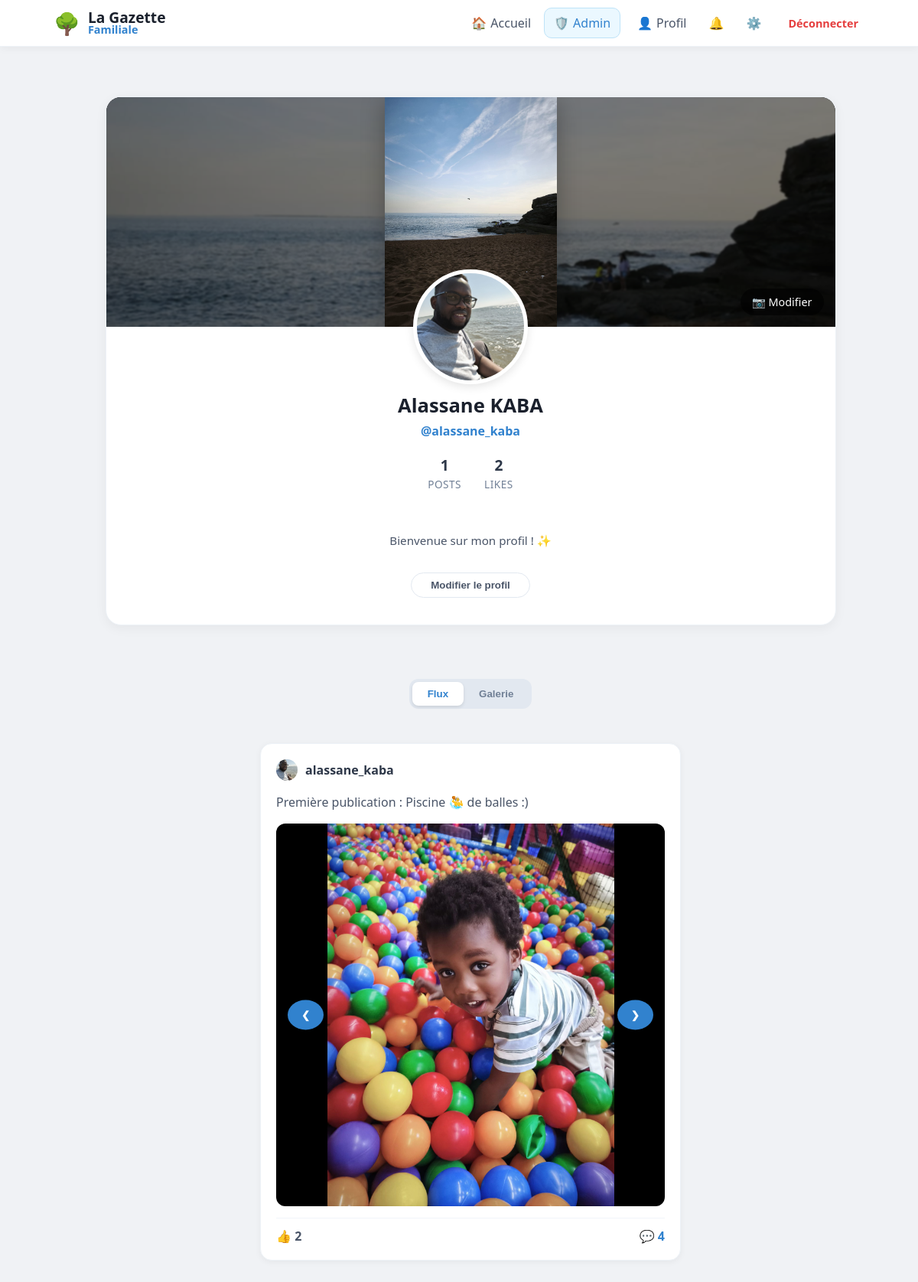
Screenshot of /user/alassane_kaba (signed in) with the database file from the repository.
### tables this page shows
CREATE TABLE users (
                id INTEGER PRIMARY KEY AUTOINCREMENT, 
                email TEXT UNIQUE, 
                firstname TEXT, 
                lastname TEXT, 
                username TEXT UNIQUE, 
                password TEXT, 
                avatar TEXT,
                cover TEXT,
                bio TEXT,
                is_approved INTEGER DEFAULT 0,
                is_admin INTEGER DEFAULT 0
            );

CREATE TABLE posts (
                id INTEGER PRIMARY KEY AUTOINCREMENT, 
                username TEXT, 
                content TEXT, 
                likes INTEGER DEFAULT 0, 
                image TEXT,
                created_at DATETIME DEFAULT CURRENT_TIMESTAMP
            );

CREATE TABLE post_medias (
                        id INTEGER PRIMARY KEY AUTOINCREMENT,
                        post_id INTEGER,
                        filename TEXT,
                        file_type TEXT, -- 'image' ou 'video'
                        FOREIGN KEY (post_id) REFERENCES posts (id) ON DELETE CASCADE
                    );

### app.py (the view)
@app.route("/user/<username>")
@login_required
def profile(username):
    with get_db() as db:
        user_info = db.execute("SELECT * FROM users WHERE username = ?", (username,)).fetchone()
        if not user_info:
            flash("Utilisateur introuvable", "danger")
            return redirect(url_for('home'))
        posts_query = db.execute("""
            SELECT posts.*, users.avatar AS user_avatar,
                (SELECT COUNT(*) FROM reactions WHERE post_id=posts.id AND type='thumb') as thumbs,
                (SELECT COUNT(*) FROM reactions WHERE post_id=posts.id AND type='heart') as hearts
            FROM posts
            JOIN users ON posts.username = users.username
            WHERE posts.username=?
            ORDER BY posts.id DESC
        """, (username,)).fetchall()
        posts = [dict(row) for row in posts_query]
        for post in posts:
            medias = db.execute("SELECT filename, file_type FROM post_medias WHERE post_id = ?",
                                (post['id'],)).fetchall()
            post['medias'] = [dict(m) for m in medias]
            comments = db.execute("""
                SELECT comments.*, users.avatar AS user_avatar
                FROM comments
                JOIN users ON comments.username = users.username
                WHERE post_id = ?
                ORDER BY created_at ASC
            """, (post['id'],)).fetchall()
            post['comments'] = [dict(c) for c in comments]
        posts_count = len(posts)
        total_reactions = sum((p['thumbs'] or 0) + (p['hearts'] or 0) for p in posts)
    return render_template(
        "profile.html",
        posts=posts,
        user=user_info,
        posts_count=posts_count,
        likes_received=total_reactions
    )

### app.py (called while the page is built)
def get_db():
    db = sqlite3.connect("database.db")
    db.row_factory = sqlite3.Row
    return db

def login_required(f):
    @wraps(f)
    def decorated_function(*args, **kwargs):
        if "user" not in session:
            flash("Veuillez vous connecter pour accéder à cette page.", "info")
            return redirect("/login")
        return f(*args, **kwargs)
    return decorated_function

@app.context_processor
def inject_global_stats():
    stats = {'total_users': 0, 'total_posts': 0}
    if session.get('user'):
        db = get_db()
        u_count = db.execute("SELECT COUNT(*) FROM users WHERE is_approved = 1").fetchone()[0]
        p_count = db.execute("SELECT COUNT(*) FROM posts").fetchone()[0]
        stats = {'total_users': u_count, 'total_posts': p_count}
    return stats

@app.context_processor
def inject_pending_count():
    if session.get('is_admin'):
        db = get_db()
        count = db.execute("SELECT COUNT(*) as total FROM users WHERE is_approved = 0").fetchone()
        return {'pending_count': count['total']}
    return {'pending_count': 0}

@app.context_processor
def inject_notifications_count():
    if session.get('user'):
        db = get_db()
        count = db.execute("SELECT COUNT(*) FROM notifications WHERE username = ? AND is_read = 0",
                           (session['user'],)).fetchone()[0]
        return {'unread_count': count}
    return {'unread_count': 0}

### templates/profile.html (shortened to what this page needs)
{% extends "base.html" %}
{% block content %}
<div class="main-container">
    <div class="profile-header-card">
        <div class="cover-wrapper">
            <div class="cover-main-img"></div>
            {% if session['user'] == user.username %}
                <label for="cover-upload" style="position: absolute; bottom: 15px; right: 15px; background: rgba(0,0,0,0.6); color: white; padding: 8px 15px; border-radius: 20px; cursor: pointer; z-index: 10; font-size: 0.9em;">📷 Modifier</label>
            {% endif %}
        </div>
        <div style="text-align: center; padding-bottom: 25px;">
            <div class="avatar-container">
                <img src="{{ url_for('static', filename='avatars/' + (user.avatar if user.avatar else 'default.png')) }}" class="profile-avatar-img">
            </div>
            <h2 style="margin: 0; font-size: 1.6em; color: #1a202c;">{{ user.firstname }} {{ user.lastname }}</h2>
            <p style="margin: 5px 0 15px 0; color: #3182ce; font-weight: 600;">@{{ user.username }}</p>
            <div class="profile-stats">
                <div class="stat-box">
                    <span class="stat-value">{{ posts|length }}</span>
                    <span class="stat-label">Posts</span>
                </div>
                <div class="stat-box">
                    <span class="stat-value">
                        {% set total_likes = namespace(value=0) %}
                        {% for post in posts %}{% set total_likes.value = total_likes.value + (post.thumbs|int) %}{% endfor %}
                        {{ total_likes.value }}
                    </span>
                    <span class="stat-label">Likes</span>
                </div>
            </div>
            <div class="profile-bio">
                {% if user.bio %}
                    {{ user.bio }}
                {% else %}
                    Bienvenue sur mon profil ! ✨
                {% endif %}
            </div>
            {% if session['user'] == user.username %}
                <button class="edit-profile-btn" onclick="openModal()">Modifier le profil</button>
            {% endif %}
        </div>
    </div>
    <div class="nav-container">
        <div class="modern-nav">
            <button onclick="switchView('feed')" id="btn-feed" class="nav-item-btn active">Flux</button>
            <button onclick="switchView('grid')" id="btn-grid" class="nav-item-btn">Galerie</button>
        </div>
    </div>
    <div style="grid-column: 1 / -1;">
        <div id="view-feed">
            <div style="display: flex; flex-direction: column; align-items: center;">
                {% if posts %}
                    {% for post in posts %}
                    <div class="post-card">
                        <div style="display: flex; align-items: center; gap: 10px; margin-bottom: 12px;">
                            <img src="{{ url_for('static', filename='avatars/' + (post.user_avatar if post.user_avatar else 'default.png')) }}" class="comment-avatar">
                            <strong style="color: #2d3748;">{{ post.username }}</strong>
                        </div>
                        <p style="color: #4a5568; line-height: 1.5;">{{ post.content }}</p>
                        {% if post.medias %}
                        <div class="media-slider-container">
                            {% if post.medias|length > 1 %}
                                <button class="slider-btn prev-btn" onclick="moveSlider('{{ post.id }}', -1)">&#10094;</button>
                                <button class="slider-btn next-btn" onclick="moveSlider('{{ post.id }}', 1)">&#10095;</button>
                            {% endif %}
                            <div id="slider-{{ post.id }}" class="media-slider" data-index="0">
                                {% for media in post.medias %}
                                <div class="slider-item">
                                    {% if media.file_type == 'video' %}
                                        <video src="{{ url_for('static', filename='uploads/' + media.filename) }}" controls></video>
                                    {% else %}
                                        <img src="{{ url_for('static', filename='uploads/' + media.filename) }}">
                                    {% endif %}
                                </div>
                                {% endfor %}
                            </div>
                        </div>
                        {% endif %}
                        <div style="display: flex; justify-content: space-between; margin-top: 15px; border-top: 1px solid #f1f5f9; padding-top: 12px;">
                            <span style="font-weight: 700; color: #4a5568;">👍 {{ post.thumbs or 0 }}</span>
                            <span style="color: #3182ce; cursor: pointer; font-weight: 700;" onclick="toggleComments('{{ post.id }}')">
                                💬 {{ post.comments|length }}
                            </span>
                        </div>
                    </div>
                    {% endfor %}
                {% endif %}
            </div>
        </div>
    </div>
</div>
{% endblock %}

### static/style.css (style rules this page uses)
body { font-family: 'Segoe UI', system-ui, -apple-system, sans-serif; background: #f0f2f5; margin: 0; color: #1a202c; }
.post-card { background: white; border-radius: 15px; padding: 20px; margin-bottom: 20px; box-shadow: 0 2px 8px rgba(0,0,0,0.05); border: 1px solid #edf2f7; overflow: hidden; }

### templates/base.html (style rules this page uses)
:root { --bg-color: #f0f2f5; --primary: #3182ce; --text-main: #1a202c; --text-light: #718096; --danger: #e53e3e; --success: #38a169; --info: #3182ce; }
body { background-color: var(--bg-color); margin: 0; font-family: 'Segoe UI', system-ui, -apple-system, sans-serif; }
.main-container { max-width: 1100px; margin: 0 auto; padding: 20px 15px; display: grid; grid-template-columns: 1fr; gap: 25px; align-items: start; box-sizing: border-box; }
@media (min-width: 900px) { .main-container { grid-template-columns: 280px 650px; justify-content: center; } }

### rows the page displays
users: avatar (picture), firstname "Alassane", lastname "KABA", username "alassane_kaba"
posts: avatar (picture), username "alassane_kaba", content "Première publication : Piscine 🤽‍♂️ de balles :)", thumbs "2", comments|length "4"
post_medias: filename (picture)

### other values shown
{{ posts|length }} "1"
{{ total_likes.value }} "2"
